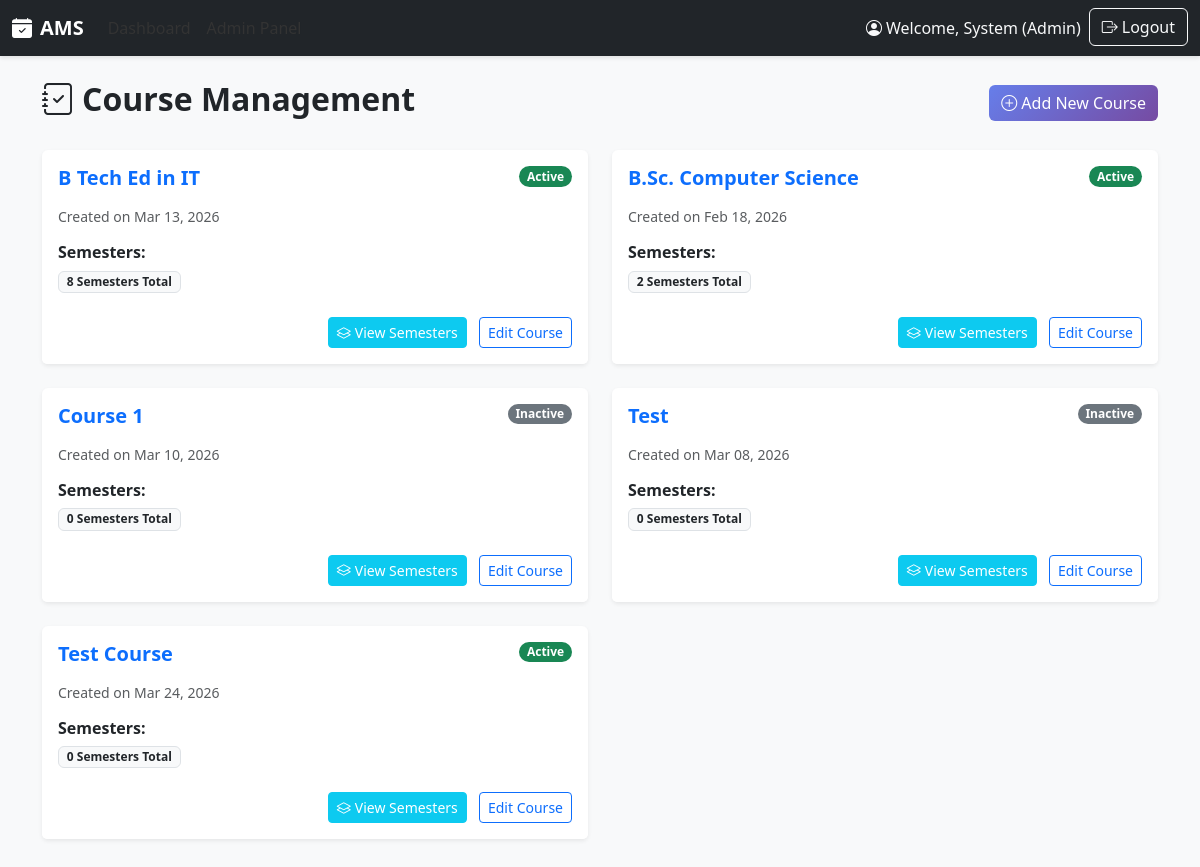
The app's page /accounts/admin/courses/ (signed in) with its own data.
### core/models.py (models this page shows, shortened)
class User(AbstractUser):
    ROLE_CHOICES = [
        ('admin', 'Admin'),
        ('teacher', 'Teacher'),
        ('student', 'Student'),
    ]
    username = None
    id = models.UUIDField(primary_key=True, default=uuid.uuid4, editable=False)
    firstname = models.CharField(max_length=100)
    middlename = models.CharField(max_length=100, blank=True, null=True)
    lastname = models.CharField(max_length=100)
    email = models.EmailField(unique=True)
    role = models.CharField(max_length=20, choices=ROLE_CHOICES)
    updated_at = models.DateTimeField(auto_now=True)
    USERNAME_FIELD = 'email'
    REQUIRED_FIELDS = ['firstname', 'lastname']
    objects = UserManager()
    class Meta:
        db_table = 'user'
        ordering = ['-date_joined']

class Course(models.Model):
    STATUS_CHOICES = [
        ('active', 'Active'),
        ('inactive', 'Inactive'),
    ]
    id = models.UUIDField(primary_key=True, default=uuid.uuid4, editable=False)
    course_name = models.CharField(max_length=200)
    status = models.CharField(max_length=20, choices=STATUS_CHOICES, default='active')
    created_at = models.DateTimeField(auto_now_add=True)
    updated_at = models.DateTimeField(auto_now=True)
    class Meta:
        db_table = 'course'
        ordering = ['course_name']

### accounts/views.py (the view)
# urls.py: path('admin/courses/', views.course_list, name='course_list'),
@login_required
@user_passes_test(role_check('admin'), login_url='login')
def course_list(request):
    courses = Course.objects.all().prefetch_related('semesters')
    context = {
        'courses': courses,
        'page_title': 'Course Management'
    }
    return render(request, 'admin/course_list.html', context)

### accounts/views.py (called while the page is built)
def role_check(role):
    def check(user):
        return user.is_authenticated and (user.role == role or user.is_superuser)
    return check

### templates/admin/course_list.html (shortened to what this page needs)
{% extends 'base.html' %}
{% block content %}
<div class="d-flex justify-content-between align-items-center mb-4">
    <h2 class="fw-bold"><i class="bi bi-journal-check me-2"></i>{{ page_title }}</h2>
    <a href="{% url 'course_create' %}" class="btn btn-primary">
        <i class="bi bi-plus-circle me-1"></i>Add New Course
    </a>
</div>
<div class="row">
    {% for course in courses %}
    <div class="col-md-6 mb-4">
        <div class="card shadow-sm border-0 h-100">
            <div class="card-body">
                <div class="d-flex justify-content-between align-items-start mb-3">
                    <h5 class="fw-bold text-primary mb-0">{{ course.course_name }}</h5>
                    <span
                        class="badge {% if course.status == 'active' %}bg-success{% else %}bg-secondary{% endif %} rounded-pill">
                        {{ course.status|title }}
                    </span>
                </div>
                <p class="text-muted small mb-3">Created on {{ course.created_at|date:"M d, Y" }}</p>
                <h6 class="fw-bold mb-2">Semesters:</h6>
                <div class="d-flex flex-wrap gap-2">
                    <span class="badge bg-light text-dark border">{{ course.semesters.count }} Semesters Total</span>
                </div>
            </div>
            <div class="card-footer bg-white border-0 text-end pb-3">
                <a href="{% url 'course_semesters' course.id %}" class="btn btn-sm btn-info me-2 text-white">
                    <i class="bi bi-layers me-1"></i>View Semesters
                </a>
                <a href="{% url 'course_edit' course.id %}" class="btn btn-sm btn-outline-primary">Edit Course</a>
            </div>
        </div>
    </div>
    {% empty %}
    <div class="col-12 text-center py-5">
        <p class="text-muted">No courses found.</p>
    </div>
    {% endfor %}
</div>
{% endblock %}

### templates/base.html (shortened to what this page needs)
{% load static %}
<!DOCTYPE html>
<html lang="en">
<head>
  <link href="https://cdn.jsdelivr.net/npm/bootstrap@5.3.0/dist/css/bootstrap.min.css" rel="stylesheet">
  <link rel="stylesheet" href="https://cdn.jsdelivr.net/npm/bootstrap-icons@1.11.0/font/bootstrap-icons.css">
</head>
<body>
<nav class="navbar navbar-expand-lg navbar-dark bg-dark">
  <div class="container-fluid">
    <a class="navbar-brand fw-bold" href="/">
      <i class="bi bi-calendar-check-fill me-2"></i>AMS
    </a>
    <div class="collapse navbar-collapse" id="navbarNav">
      <ul class="navbar-nav me-auto">
        {% if user.is_authenticated %}
          {% if user.role == 'student' %}
            <li class="nav-item"><a class="nav-link" href="{% url 'student_dashboard' %}">Dashboard</a></li>
          {% elif user.role == 'teacher' %}
            <li class="nav-item"><a class="nav-link" href="{% url 'teacher_dashboard' %}">Dashboard</a></li>
          {% elif user.role == 'admin' or user.is_staff %}
            <li class="nav-item"><a class="nav-link" href="{% url 'admin_dashboard' %}">Dashboard</a></li>
            <li class="nav-item"><a class="nav-link" href="/admin/">Admin Panel</a></li>
          {% endif %}
        {% endif %}
      </ul>
      <ul class="navbar-nav">
        {% if user.is_authenticated %}
          <li class="nav-item">
            <span class="nav-link text-light">
              <i class="bi bi-person-circle me-1"></i>Welcome, {{ user.firstname }} ({{ user.role|title }})
            </span>
          </li>
          <li class="nav-item">
            <a class="btn btn-outline-light" href="{% url 'logout' %}">
              <i class="bi bi-box-arrow-right me-1"></i>Logout
            </a>
          </li>
        {% else %}
          <li class="nav-item"><a class="nav-link" href="{% url 'login' %}">Login</a></li>
        {% endif %}
      </ul>
    </div>
  </div>
</nav>
<div class="container py-4">
  {% block content %}{% endblock %}
</div>
</body>
</html>

### templates/base.html (style rules this page uses)
body { background-color: #f8f9fa; }
.navbar { box-shadow: 0 2px 4px rgba(0,0,0,0.1); }
.card { border: none; box-shadow: 0 4px 6px rgba(0,0,0,0.05); transition: transform 0.2s; }
.btn-primary { background: linear-gradient(135deg, #667eea 0%, #764ba2 100%); border: none; }
.nav-link { color: #333; }

### records on screen
User: firstname "System", role "Admin"
Course: course_name "B Tech Ed in IT", status "Active", created_at "Mar 13, 2026", semesters.count "8"
Course: course_name "B.Sc. Computer Science", status "Active", created_at "Feb 18, 2026", semesters.count "2"
Course: course_name "Course 1", status "Inactive", created_at "Mar 10, 2026", semesters.count "0"
Course: course_name "Test", status "Inactive", created_at "Mar 08, 2026", semesters.count "0"
Course: course_name "Test Course", status "Active", created_at "Mar 24, 2026", semesters.count "0"

### other values on screen
{{ page_title }} "Course Management"
